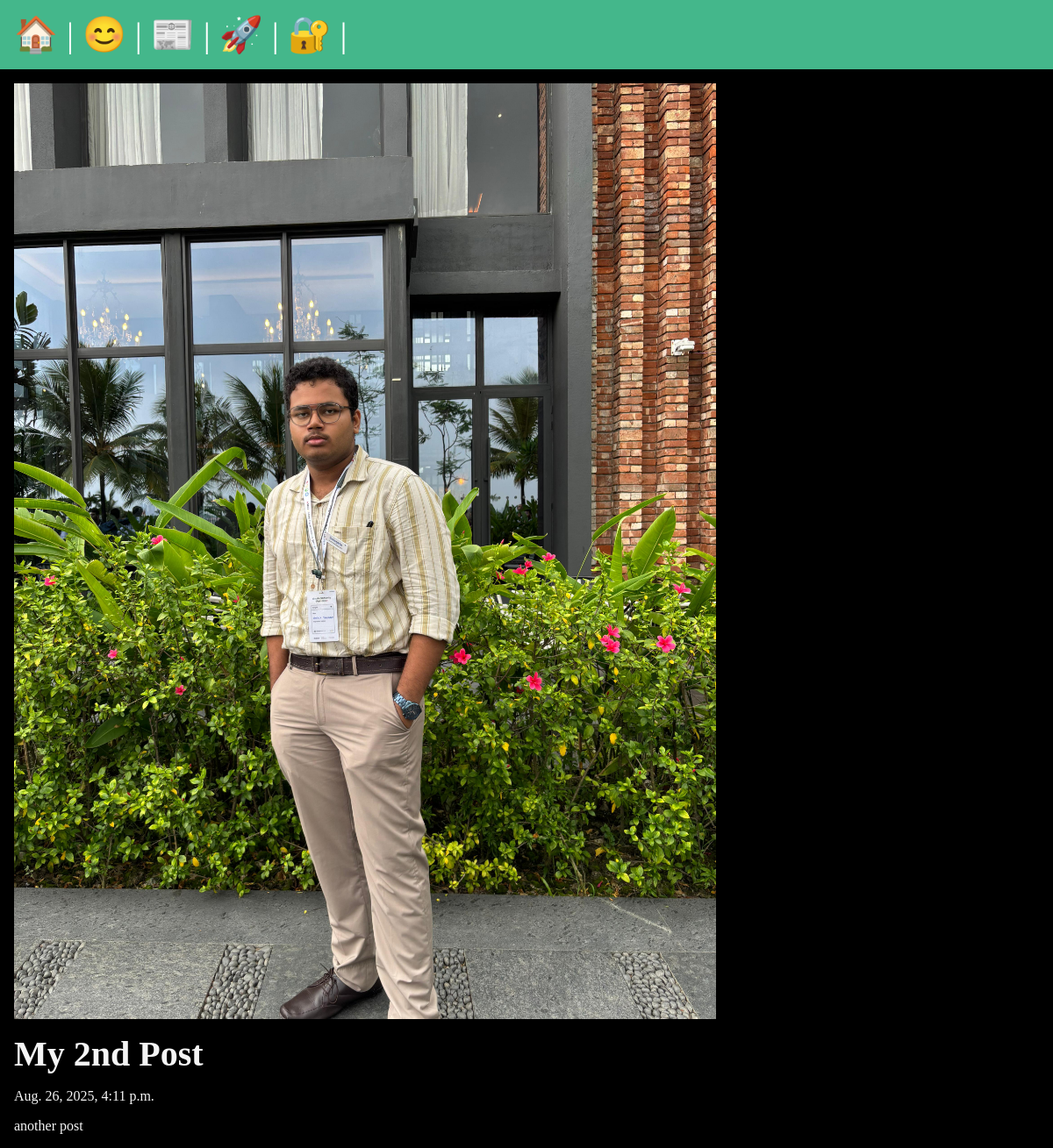
/posts/my-second-post, run on the app's committed database.
### posts/models.py (models this page shows, shortened)
class Post(models.Model):
    title=models.CharField(max_length=200)
    body= models.TextField()
    slug= models.SlugField()
    date=models.DateTimeField(auto_now_add=True)
    banner=models.ImageField(default='fallback.png',blank=True)#added blank=True

### posts/views.py (the view)
# urls.py: path('<slug:slug>',views.posts_page,name="page"), # Using path convertor
def posts_page(request,slug):
    post=Post.objects.get(slug=slug)
    return render(request,'posts/post_page.html',{'post':post})# we added the extra parameter of dictionary here

### posts/templates/posts/post_page.html (shortened to what this page needs)
{% extends 'layout.html' %}
{% block content %}
    <section>
        <img
        class="banner"
        src="{{ post.banner.url }}"
        alt="{{ post.title }}"
        />
        <h1>{{ post.title }}</h1>
        <p>{{ post.date }}</p>
        <p>{{ post.body }}</p>
    </section>
{% endblock %}

### data on the page
Post: banner (picture), title "My 2nd Post", date "Aug. 26, 2025, 4:11 p.m.", body "another post"
